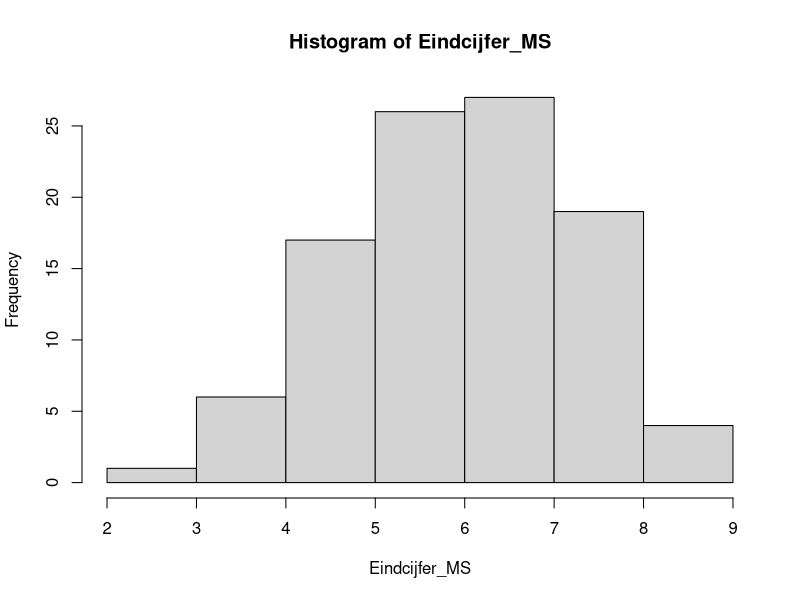

This figure's R source:
## +++++++++++++++++++++++++++++++++++++++++++++++++++++++++++++++++++++++++++++
## 28.R  ####
## +++++++++++++++++++++++++++++++++++++++++++++++++++++++++++++++++++++++++++++
## R code voor Student Analytics Vrije Universiteit Amsterdam
## Copyright 2020 VU
## Web Page: http://www.vu.nl
## Contact: Theo Bakker (t.c.bakker@vu.nl)
## Verspreiding buiten de VU: Ja
##
## Doel: Doel
##
## Afhankelijkheden: Afhankelijkheid
##
## Datasets: Datasets
##
## Opmerkingen:
## 1) Geen.
## 2) ___
##
## ++++++++++++++++++++++++++++++++++++++++++++++++++++++++++++++++++++++++++++
## TODO:
## 1) ___.
##
## ++++++++++++++++++++++++++++++++++++++++++++++++++++++++++++++++++++++++++++
## Geschiedenis:
## 17-07-2020: EG: Aanmaak bestand
## ++++++++++++++++++++++++++++++++++++++++++++++++++++++++++++++++++++++++++++

## Toets: multipele lineaire regressie

## Casus
# De docent van het van Methoden & Statistiek van de bachelor Onderwijskunde wil 
# zijn studenten ervan overtuigen dat het nuttig is om naar zijn colleges te 
# komen. Hij wil daarom onderzoeken of er een relatie is tussen het aantal 
# colleges dat studenten volgen en het eindcijfer voor zijn vak. Daarnaast 
# vermoedt hij dat het eindexamencijfer voor wiskunde ook gerelateerd is aan het 
# eindcijfer voor het vak en dat er man-vrouw verschillen zouden kunnen zijn. Op 
# basis van de data van vorig jaar onderzoekt hij of er een relatie is tussen het 
# aantal hoorcolleges dat studenten volgen, waarbij hij rekening houdt met het 
# eindexamencijfer wiskunde en man-vrouw verschillen. Met de resultaten hiervan 
# hoopt hij zijn studenten ervan te overtuigen om de hoorcolleges van het vak 
# bij te wonen.

# seed
set.seed(12345)

## Simuleer data

# Aantal hoorcolleges: tussen 1 en 10, zwartepunt bij twee keer en acht keer
Aantal_hoorcolleges <- sample.int(10, 
                                  100, 
                                  replace = TRUE,
                                  prob = c(0.05,
                                           0.1,
                                           0.2,
                                           0.1,
                                           0.05,
                                           0.05,
                                           0.1,
                                           0.2,
                                           0.05,
                                           0.1))

# Geslacht
Geslacht <- c(rep("Man", 
                  40),
              rep("Vrouw", 
                  60))[sample.int(100,100)]
Geslacht_dummy <- rep(1,
                      100)
Geslacht_dummy[Geslacht == "Man"] <- 0

# Eindexamencijfer wiskunde middelbare school
Eindexamencijfer_Wiskunde <- ceiling(2 * rnorm(100,
                                         7,
                                         1))/2
Eindexamencijfer_Wiskunde[Eindexamencijfer_Wiskunde < 5.5] <- 5.5

# Maak afhankelijke variabele eindcijfer Methoden & Statistiek
Eindcijfer_MS <- 2 + 0.4 * Aantal_hoorcolleges + 0 * Geslacht_dummy + 0.25 * Eindexamencijfer_Wiskunde + rnorm(100,0,1)
Eindcijfer_MS <- round(Eindcijfer_MS,
                       1)
Eindcijfer_MS[Eindcijfer_MS > 10] <- 10.0
hist(Eindcijfer_MS)


sum(Eindcijfer_MS > 5.5)

# Maak studentnummer
Studentnummer <- sample(300000:400000,
                            100)

# Maak dataframe
Studenten_Methoden_Statistiek <- data.frame(Studentnummer,
                                            Geslacht,
                                            Eindexamencijfer_Wiskunde,
                                            Aantal_hoorcolleges,
                                            Eindcijfer_MS)

# lm
#model <- lm(Eindcijfer_MS ~ Geslacht + Eindexamencijfer_Wiskunde + Aantal_hoorcolleges,
#   Studenten_Methoden_Statistiek)
#summary(model)

# Bootstrap
#library(car)
#Regressiemodel <- lm(Eindcijfer_MS ~ Geslacht + Eindexamencijfer_Wiskunde + Aantal_hoorcolleges, Studenten_Methoden_Statistiek)
#Bootstrap_resultaat <- Boot(Regressiemodel, R = 10000)
#summary(Bootstrap_resultaat)
#confint(Bootstrap_resultaat, type = "bca")

rm(Studentnummer,
   Geslacht,
   Geslacht_dummy,
   Eindexamencijfer_Wiskunde,
   Aantal_hoorcolleges,
   Eindcijfer_MS
   )

#vv <- lm(Eindcijfer_MS ~ 1, Studenten_Methoden_Statistiek )
#summary(vv)
